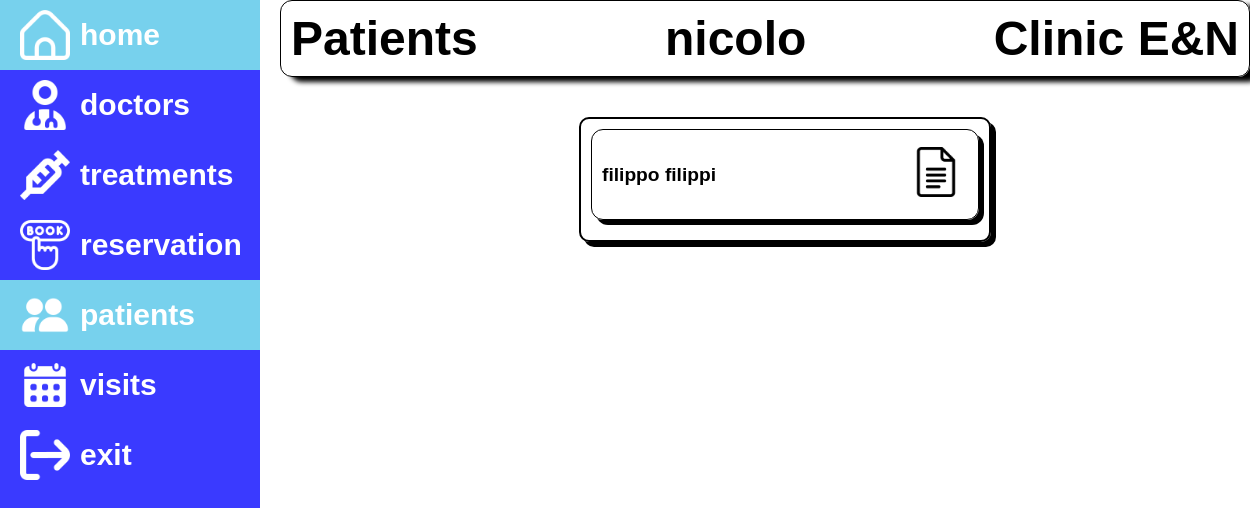
Page /dashboard/patients/ (signed in) on the earlier database version.
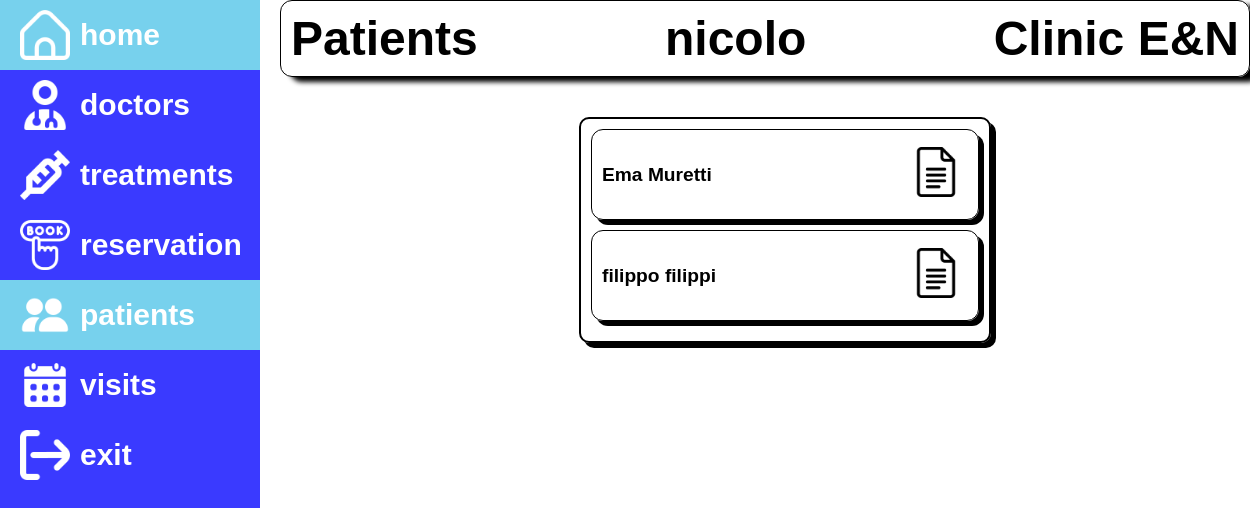
Same page on the later database version.
### dashboard/models.py (models this page shows, shortened)
class Patient(models.Model):
    user = models.OneToOneField(
        User,
        on_delete=models.CASCADE,
        related_name='patient_profile',
    )
    first_name = models.CharField(max_length=100)
    last_name = models.CharField(max_length=100)
    date_of_birth = models.DateField()
    weight = models.FloatField(help_text='kg')
    height = models.FloatField(help_text='cm')
    cf = models.CharField(max_length=16, unique=True, help_text='Codice Fiscale')
    class Meta:
        ordering = ['last_name', 'first_name', 'date_of_birth']
        permissions = (("can_view_patient", "Can view patient"),)
    def get_absolute_url(self):
        return reverse('patient-detail', args=[str(self.id)])

### dashboard/views.py (the view)
# urls.py: path('patients/', views.PatientListView.as_view(), name='patients'),
class PatientListView(PermissionRequiredMixin, LoginRequiredMixin, generic.ListView):
    login_url = '/accounts/login/'
    permission_required = 'dashboard.can_view_patient'
    model = Patient
    paginate_by = 3

### dashboard/templates/dashboard/patient_list.html (shortened to what this page needs)
{% extends 'base.html' %}
{% load static%}
{% block content %}
    <div class="box-list ">
        {% if patient_list %}
         <ul>
            {% for patient in patient_list %}
            <li><p>{{patient.first_name}} {{patient.last_name}}</p> <a class="patient" href="{{ patient.get_absolute_url }}"><img style="width: 50px;height: 50px;"src="{%static 'images/google-docs-black.png'%}" alt=""></a></li>
            {% endfor %}
         </ul>
        {% else %}
         <p>No patients available.</p>
        {% endif %}
    </div>
{% endblock %}

Differences in the rows shown:
added Patient: first_name "Ema", last_name "Muretti"
